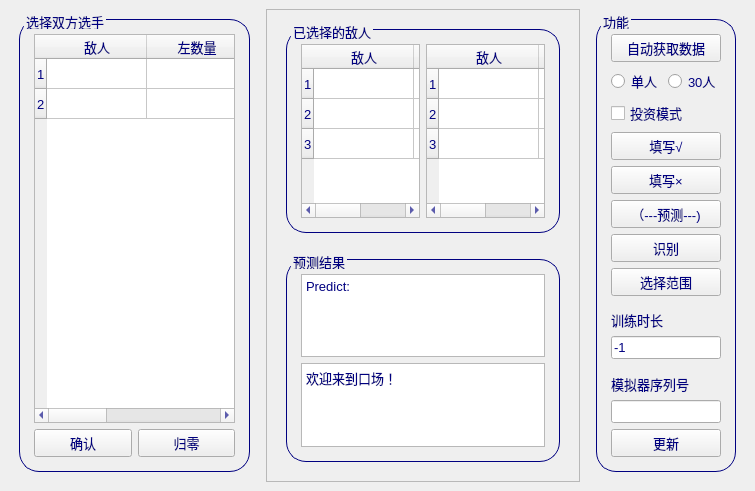
<?xml version="1.0" encoding="UTF-8"?>
<ui version="4.0">
 <class>MainWindow</class>
 <widget class="QMainWindow" name="MainWindow">
  <property name="geometry">
   <rect>
    <x>0</x>
    <y>0</y>
    <width>755</width>
    <height>491</height>
   </rect>
  </property>
  <property name="windowTitle">
   <string>MainWindow</string>
  </property>
  <property name="styleSheet">
   <string notr="true">*{	
	color:rgb(0, 0, 128);	
	font-size:13px;
}

QGroupBox{
	border: 1px solid rgb(0, 0, 128);
	border-radius: 20%;
	padding: 5px 5px;
	margin: 10px
}

QGroupBox::title {
	left: 5px;
	top: -5px;
}






</string>
  </property>
  <widget class="QWidget" name="centralwidget">
   <layout class="QHBoxLayout" name="horizontalLayout_3">
    <item>
     <widget class="QGroupBox" name="groupBox">
      <property name="sizePolicy">
       <sizepolicy hsizetype="Preferred" vsizetype="Preferred">
        <horstretch>4</horstretch>
        <verstretch>0</verstretch>
       </sizepolicy>
      </property>
      <property name="title">
       <string>选择双方选手</string>
      </property>
      <layout class="QVBoxLayout" name="verticalLayout_4">
       <item>
        <widget class="QTableWidget" name="tableSelectEnemy">
         <row/>
         <row/>
         <column>
          <property name="text">
           <string>敌人</string>
          </property>
         </column>
         <column>
          <property name="text">
           <string>左数量</string>
          </property>
         </column>
         <column>
          <property name="text">
           <string>右数量</string>
          </property>
         </column>
        </widget>
       </item>
       <item>
        <layout class="QHBoxLayout" name="horizontalLayout_4">
         <item>
          <widget class="QPushButton" name="btnCheck">
           <property name="text">
            <string>确认</string>
           </property>
          </widget>
         </item>
         <item>
          <widget class="QPushButton" name="btnClear">
           <property name="text">
            <string>归零</string>
           </property>
          </widget>
         </item>
        </layout>
       </item>
      </layout>
     </widget>
    </item>
    <item>
     <widget class="QFrame" name="frame_2">
      <property name="sizePolicy">
       <sizepolicy hsizetype="Preferred" vsizetype="Preferred">
        <horstretch>5</horstretch>
        <verstretch>0</verstretch>
       </sizepolicy>
      </property>
      <property name="frameShape">
       <enum>QFrame::Shape::StyledPanel</enum>
      </property>
      <property name="frameShadow">
       <enum>QFrame::Shadow::Raised</enum>
      </property>
      <layout class="QVBoxLayout" name="verticalLayout">
       <item>
        <widget class="QGroupBox" name="groupBox_2">
         <property name="sizePolicy">
          <sizepolicy hsizetype="Preferred" vsizetype="Preferred">
           <horstretch>5</horstretch>
           <verstretch>2</verstretch>
          </sizepolicy>
         </property>
         <property name="title">
          <string>已选择的敌人</string>
         </property>
         <layout class="QHBoxLayout" name="horizontalLayout_2">
          <item>
           <widget class="QTableWidget" name="tableDispLeft">
            <row/>
            <row/>
            <row/>
            <column>
             <property name="text">
              <string>敌人</string>
             </property>
            </column>
            <column>
             <property name="text">
              <string>数量</string>
             </property>
            </column>
           </widget>
          </item>
          <item>
           <spacer name="horizontalSpacer">
            <property name="orientation">
             <enum>Qt::Orientation::Horizontal</enum>
            </property>
            <property name="sizeHint" stdset="0">
             <size>
              <width>13</width>
              <height>20</height>
             </size>
            </property>
           </spacer>
          </item>
          <item>
           <widget class="QTableWidget" name="tableDispRight">
            <row/>
            <row/>
            <row/>
            <column>
             <property name="text">
              <string>敌人</string>
             </property>
            </column>
            <column>
             <property name="text">
              <string>数量</string>
             </property>
            </column>
           </widget>
          </item>
         </layout>
        </widget>
       </item>
       <item>
        <widget class="QGroupBox" name="groupBox_3">
         <property name="sizePolicy">
          <sizepolicy hsizetype="Preferred" vsizetype="Preferred">
           <horstretch>1</horstretch>
           <verstretch>2</verstretch>
          </sizepolicy>
         </property>
         <property name="title">
          <string>预测结果</string>
         </property>
         <layout class="QVBoxLayout" name="verticalLayout_3">
          <item>
           <widget class="QTextEdit" name="textOutcome">
            <property name="html">
             <string>&lt;!DOCTYPE HTML PUBLIC &quot;-//W3C//DTD HTML 4.0//EN&quot; &quot;http://www.w3.org/TR/REC-html40/strict.dtd&quot;&gt;
&lt;html&gt;&lt;head&gt;&lt;meta name=&quot;qrichtext&quot; content=&quot;1&quot; /&gt;&lt;meta charset=&quot;utf-8&quot; /&gt;&lt;style type=&quot;text/css&quot;&gt;
p, li { white-space: pre-wrap; }
hr { height: 1px; border-width: 0; }
li.unchecked::marker { content: &quot;\2610&quot;; }
li.checked::marker { content: &quot;\2612&quot;; }
&lt;/style&gt;&lt;/head&gt;&lt;body style=&quot; font-family:'Microsoft YaHei UI'; font-size:13px; font-weight:400; font-style:normal;&quot;&gt;
&lt;p style=&quot; margin-top:0px; margin-bottom:0px; margin-left:0px; margin-right:0px; -qt-block-indent:0; text-indent:0px;&quot;&gt;&lt;span style=&quot; font-size:13px;&quot;&gt;Predict:&lt;/span&gt;&lt;/p&gt;&lt;/body&gt;&lt;/html&gt;</string>
            </property>
           </widget>
          </item>
          <item>
           <widget class="QTextBrowser" name="textBrowser">
            <property name="html">
             <string>&lt;!DOCTYPE HTML PUBLIC &quot;-//W3C//DTD HTML 4.0//EN&quot; &quot;http://www.w3.org/TR/REC-html40/strict.dtd&quot;&gt;
&lt;html&gt;&lt;head&gt;&lt;meta name=&quot;qrichtext&quot; content=&quot;1&quot; /&gt;&lt;meta charset=&quot;utf-8&quot; /&gt;&lt;style type=&quot;text/css&quot;&gt;
p, li { white-space: pre-wrap; }
hr { height: 1px; border-width: 0; }
li.unchecked::marker { content: &quot;\2610&quot;; }
li.checked::marker { content: &quot;\2612&quot;; }
&lt;/style&gt;&lt;/head&gt;&lt;body style=&quot; font-family:'Microsoft YaHei UI'; font-size:13px; font-weight:400; font-style:normal;&quot;&gt;
&lt;p style=&quot; margin-top:0px; margin-bottom:0px; margin-left:0px; margin-right:0px; -qt-block-indent:0; text-indent:0px;&quot;&gt;&lt;span style=&quot; font-size:13px;&quot;&gt;欢迎来到口场！&lt;/span&gt;&lt;/p&gt;
&lt;p style=&quot;-qt-paragraph-type:empty; margin-top:0px; margin-bottom:0px; margin-left:0px; margin-right:0px; -qt-block-indent:0; text-indent:0px;&quot;&gt;&lt;br /&gt;&lt;/p&gt;&lt;/body&gt;&lt;/html&gt;</string>
            </property>
           </widget>
          </item>
         </layout>
        </widget>
       </item>
      </layout>
     </widget>
    </item>
    <item>
     <widget class="QGroupBox" name="groupBox_4">
      <property name="sizePolicy">
       <sizepolicy hsizetype="Preferred" vsizetype="Preferred">
        <horstretch>2</horstretch>
        <verstretch>0</verstretch>
       </sizepolicy>
      </property>
      <property name="title">
       <string>功能</string>
      </property>
      <layout class="QVBoxLayout" name="verticalLayout_2">
       <item>
        <widget class="QPushButton" name="btnAutoGetData">
         <property name="text">
          <string>自动获取数据</string>
         </property>
        </widget>
       </item>
       <item>
        <layout class="QHBoxLayout" name="horizontalLayout">
         <item>
          <widget class="QRadioButton" name="rdbtn1P">
           <property name="text">
            <string>单人</string>
           </property>
           <attribute name="buttonGroup">
            <string notr="true">buttonGroup</string>
           </attribute>
          </widget>
         </item>
         <item>
          <widget class="QRadioButton" name="rdbtn30P">
           <property name="text">
            <string>30人</string>
           </property>
           <attribute name="buttonGroup">
            <string notr="true">buttonGroup</string>
           </attribute>
          </widget>
         </item>
        </layout>
       </item>
       <item>
        <widget class="QCheckBox" name="ckbxInvest">
         <property name="text">
          <string>投资模式</string>
         </property>
        </widget>
       </item>
       <item>
        <widget class="QPushButton" name="btnFillY">
         <property name="text">
          <string>填写√</string>
         </property>
        </widget>
       </item>
       <item>
        <widget class="QPushButton" name="btnFillN">
         <property name="text">
          <string>填写×</string>
         </property>
        </widget>
       </item>
       <item>
        <widget class="QPushButton" name="btnPredict">
         <property name="text">
          <string>（---预测---)</string>
         </property>
        </widget>
       </item>
       <item>
        <widget class="QPushButton" name="btnRecognize">
         <property name="text">
          <string>识别</string>
         </property>
        </widget>
       </item>
       <item>
        <widget class="QPushButton" name="btnSelectRange">
         <property name="text">
          <string>选择范围</string>
         </property>
        </widget>
       </item>
       <item>
        <spacer name="verticalSpacer_2">
         <property name="orientation">
          <enum>Qt::Orientation::Vertical</enum>
         </property>
         <property name="sizeHint" stdset="0">
          <size>
           <width>20</width>
           <height>40</height>
          </size>
         </property>
        </spacer>
       </item>
       <item>
        <widget class="QLabel" name="label_2">
         <property name="text">
          <string>训练时长</string>
         </property>
        </widget>
       </item>
       <item>
        <widget class="QLineEdit" name="lineTrainTime">
         <property name="text">
          <string>-1</string>
         </property>
        </widget>
       </item>
       <item>
        <spacer name="verticalSpacer">
         <property name="orientation">
          <enum>Qt::Orientation::Vertical</enum>
         </property>
         <property name="sizeHint" stdset="0">
          <size>
           <width>20</width>
           <height>40</height>
          </size>
         </property>
        </spacer>
       </item>
       <item>
        <widget class="QLabel" name="label">
         <property name="text">
          <string>模拟器序列号</string>
         </property>
        </widget>
       </item>
       <item>
        <widget class="QLineEdit" name="lineSimuNum"/>
       </item>
       <item>
        <widget class="QPushButton" name="btnUpdate">
         <property name="text">
          <string>更新</string>
         </property>
        </widget>
       </item>
      </layout>
     </widget>
    </item>
   </layout>
  </widget>
 </widget>
 <resources/>
 <connections/>
 <buttongroups>
  <buttongroup name="buttonGroup"/>
 </buttongroups>
</ui>
